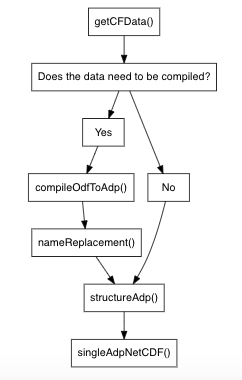

Reproduce this figure in R.
# Figure 1: Flow Chart of the action taken when a user applies
# useAdjusted(which=ALL)

if (!interactive()) png("diagram.png")

library(DiagrammeR)
grViz("digraph flowchart {
      node [fontname = Helvetica, shape = rectangle]
      tab1 [label = '@@1']
      tab2 [label = '@@2']
      tab3 [label = '@@3']
      tab4 [label = '@@4']
      tab5 [label = '@@5']
      tab6 [label = '@@6']
      tab7 [label = '@@7']
      tab8 [label = '@@8']

      # edge definitions with the node IDs
      tab1 -> tab2;
      tab2 -> tab3;
      tab2 -> tab4;
      tab3 -> tab5;
      tab5 -> tab6;
      tab6 -> tab7;
      tab7 -> tab8;
      tab4 -> tab6;

      }

      [1]: 'getCFData()'
      [2]: 'Does the data need to be compiled?'
      [3]: 'Yes'
      [4]: 'No'
      [5]: 'compileOdfToAdp()'
      [6]: 'nameReplacement()'
      [7]: 'structureAdp()'
      [8]: 'singleAdpNetCDF()'
      ")

if (!interactive()) dev.off()
